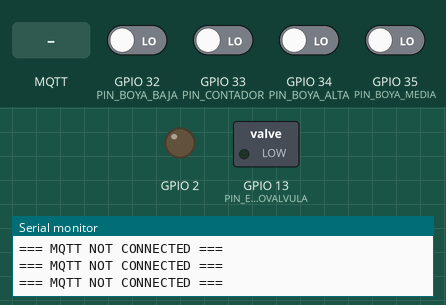
The program below on a simulated ESP32. On the bench: switched loads named in the program (green lamp = pin HIGH), output pins drawn as LEDs (lit = HIGH), the last lines printed to the serial monitor. The test bench sets the inputs (shaded band); at power-on: GPIO 32 (PIN_BOYA_BAJA), GPIO 33 (PIN_CONTADOR), GPIO 34 (PIN_BOYA_ALTA), GPIO 35 (PIN_BOYA_MEDIA) LOW. Random numbers use the default seed unless the program sets one; EEPROM starts erased; no MQTT or app messages arrive unless stated.

Above: at 4.2 s.
4.3 s: MQTT message "1" arrives on the first subscribed topic
At 10.4 s:
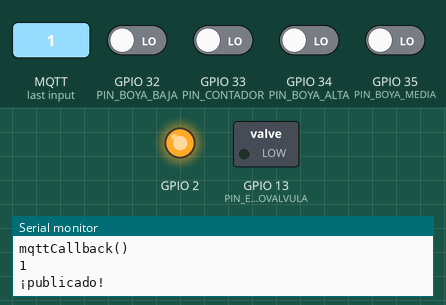
11.5 s: MQTT message "3" arrives on the first subscribed topic
13.0 s: MQTT message "8" arrives on the first subscribed topic
Timing chart, 0 to 16.0 s (numbered marks = the images above; inputs shaded):
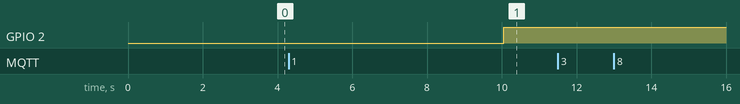

The program:

main.cpp
```cpp
#include <Arduino.h>
#include "debugger/debugger.h"
#include "sim/sim.h"
#include "save/save.h"
#include "sensors/sensors.h"

TaskHandle_t taskSensors;
TaskHandle_t taskSIM;

long lastSave = 0;
long TIME_TO_SAVE = 600000;

void runTaskSensors(void *pvParameters);
void runTaskSIM(void *pvParameters);

void setup()
{
    setupDebug();
    setupSave();

    delay(1000);
    xTaskCreatePinnedToCore(runTaskSensors, "Task Sensors", 5120, NULL, 5, &taskSensors, 0);
    delay(1000);
    xTaskCreatePinnedToCore(runTaskSIM, "Task Sim", 10240, NULL, 6, &taskSIM, 1);
    delay(1000);
}

void runTaskSIM(void *pvParameters)
{
    printLNDebug("runTaskSIM running on core: " + (String)xPortGetCoreID());

    TickType_t xLastWakeTime = xTaskGetTickCount();
    const TickType_t xFrequency = 13;

    setupSIM(xLastWakeTime);
    vTaskDelayUntil(&xLastWakeTime, xFrequency);

    // Iteración en el núcleo asignado
    for (;;)
    {
        vTaskDelayUntil(&xLastWakeTime, xFrequency);
        loopSIM();

        long t1 = millis();

        if (t1 - lastSave > TIME_TO_SAVE)
        {
            lastSave = t1;
            saveDataOnFlash();
        }
    }
}

void runTaskSensors(void *pvParameters)
{
    printLNDebug("runTaskSensors running on core: " + (String)xPortGetCoreID());

    const TickType_t xFrequency = 10;
    TickType_t xLastWakeTime = xTaskGetTickCount();

    setupSensors();
    vTaskDelayUntil(&xLastWakeTime, xFrequency);

    // Iteración en el núcleo asignado
    for (;;)
    {
        vTaskDelayUntil(&xLastWakeTime, xFrequency);
        loopSensors();
    }
}

void loop()
{
}
```

debugger.cpp
```cpp
#include <Arduino.h>

#define SerialMon Serial

const int DEBUG = 1;

void setupDebug();
void printLNDebug(String msg);
void printDebug(String msg);

void setupDebug()
{
    SerialMon.begin(115200);
}

void printLNDebug(String msg)
{
    if (DEBUG == 1)
    {
        SerialMon.println(msg);
    }
}

void printDebug(String msg)
{
    if (DEBUG == 1)
    {
        SerialMon.print(msg);
    }
}
```

debugger.h
```cpp
#include <Arduino.h>

#define SerialMon Serial

void setupDebug();
void printLNDebug(String msg);
void printDebug(String msg);
```

save.cpp
```cpp
#include <EEPROM.h>
#include "../debugger/debugger.h"
#include "../sensors/sensors.h"

// ==================================================
//  Memoria FLASH
// ==================================================
int FLASH_SIZE = 50;
int POS_LECTURA = 0;
int POS_CAPTADOR = 10;

void readDataFromFlash();

void setupSave()
{
    EEPROM.begin(FLASH_SIZE);
    readDataFromFlash();
}

void readDataFromFlash()
{
    setLectura(EEPROM.readLong(POS_LECTURA));
    setCaptador(EEPROM.readInt(POS_CAPTADOR));
}

void saveDataOnFlash()
{
    EEPROM.writeLong(POS_LECTURA, getLectura());
    EEPROM.writeInt(POS_CAPTADOR, getCaptador());
    EEPROM.commit();
}
```

save.h
```cpp
#include <Arduino.h>

void setupSave();
void saveDataOnFlash();
```

boyas.cpp
```cpp
#include <Arduino.h>
#include "../../debugger/debugger.h"

const int PIN_BOYA_BAJA = 32;
const int PIN_BOYA_MEDIA = 35;
const int PIN_BOYA_ALTA = 34;

int lecturaBoyaBaja = 0;
int lecturaBoyaMedia = 0;
int lecturaBoyaAlta = 0;

void setupBoyas()
{
    pinMode(PIN_BOYA_BAJA, INPUT);
    pinMode(PIN_BOYA_MEDIA, INPUT);
    pinMode(PIN_BOYA_ALTA, INPUT);
}

void loopBoyas(int &boyaBaja, int &boyaMedia, int &boyaAlta, int &event)
{
    lecturaBoyaBaja = digitalRead(PIN_BOYA_BAJA);
    lecturaBoyaMedia = digitalRead(PIN_BOYA_MEDIA);
    lecturaBoyaAlta = digitalRead(PIN_BOYA_ALTA);

    if (boyaBaja != lecturaBoyaBaja || boyaMedia != lecturaBoyaMedia || boyaAlta != lecturaBoyaAlta)
    {
        event = 1;

        boyaBaja = lecturaBoyaBaja;
        boyaMedia = lecturaBoyaMedia;
        boyaAlta = lecturaBoyaAlta;

        /* printLNDebug("---");
        printLNDebug((String)lecturaBoyaBaja + ", " + (String)lecturaBoyaMedia + ", " + (String)lecturaBoyaAlta);
        printLNDebug((String)boyaBaja + ", " + (String)boyaMedia + ", " + (String)boyaAlta); */
    }
}
```

boyas.h
```cpp
#include <Arduino.h>

void setupBoyas();
void loopBoyas(int &boyaBaja, int &boyaMedia, int &boyaAlta, int &cambioBoyas);
```

contador.cpp
```cpp
#include <Arduino.h>
#include "../../debugger/debugger.h"
#include "math.h"

// ACTUALIZADO!!! 10/02/2021

const int PIN_CONTADOR = 33;

int leida = 0;
int lecturaContador = 0;
int eventoLectura = 0;
double ultimoCaudal = 0.00;
long t1 = millis();
long t2 = t1;
double intervalo = 0;
double intervaloRestar = intervalo;

const int EVENTO_CAUDAL = 4;
const int EVENTO_LECTURA = 10;

void setupContador()
{
    pinMode(PIN_CONTADOR, INPUT);
}

void loopContador(long &lectura, float &caudal, int &captador, int &event)
{
    t1 = millis();
    int lecturaPIN35 = digitalRead(PIN_CONTADOR);

    if (lecturaPIN35 == HIGH)
    {
        if (!leida)
        {

            intervalo = (t1 - t2) / 1000.0; // tiempo entre pulso y pulso en milisegundos
            if (captador == 0)
            {
                lecturaContador++;
                if (lecturaContador == 10)
                {
                    lecturaContador = 0;
                    lectura++;
                    eventoLectura++;
                }
                if (intervalo != 0)
                {
                    caudal = roundf((100 / intervalo) * 100) / 100;
                }
            }
            else
            {
                lectura++;
                eventoLectura++;
                if (intervalo != 0)
                {
                    caudal = roundf((1000 / intervalo) * 100) / 100;
                }
            }

            leida = 1;
            if (caudal < 0)
            {
                caudal = 0;
            }
            t2 = t1;
        }
    }
    else
    {
        leida = 0;
    }

    intervaloRestar = (t1 - t2) / 1000; // Milisegundos

    if (intervaloRestar != 0 && intervaloRestar > intervalo) // Si es mayor que el último intervalo del pulso
    {
        if (captador == 0)
        {
            caudal = roundf((100 / intervaloRestar) * 100) / 100;
        }
        else
        {
            caudal = roundf((1000 / intervalo) * 100) / 100;
        }
    }

    if (caudal < 5)
    {
        caudal = 0;
    }

    if (abs(caudal - ultimoCaudal) > EVENTO_CAUDAL)
    {
        event = 1;
    }

    if (ultimoCaudal > 0 && caudal == 0)
    {
        event = 1;
    }
    if (eventoLectura >= EVENTO_LECTURA)
    {
        event = 1;
        eventoLectura = 0;
    }

    ultimoCaudal = caudal;
}
```

contador.h
```cpp
#include <Arduino.h>

void setupContador();
void loopContador(long &lectura, float &caudal, int &captador, int &event);
```

electrovalvula.cpp
```cpp
#include <Arduino.h>
#include "../../debugger/debugger.h"

const int PIN_ELECTROVALVULA = 13;

int electrovalvulaLast = 0;

void setupElectrovalvula()
{
    pinMode(PIN_ELECTROVALVULA, OUTPUT);
}

void loopElectrovalvula(int &electrovalvula, int &alarma, int &event)
{
    // 1 --> CERRADO!!!
    // 0 --> ABIERTO!!!

    if (alarma == 1)
    {
        // Si recibo un 1 y el último estado es 1
        if (electrovalvulaLast == 1)
        {
            digitalWrite(PIN_ELECTROVALVULA, LOW); // CIERRO
            electrovalvulaLast = 0;
            electrovalvula = 0;
            event = 1;
        }
        alarma = 0;
    }
    else
    {
        if (electrovalvulaLast != electrovalvula)
        {
            if (electrovalvula == 1)
            {
                digitalWrite(PIN_ELECTROVALVULA, HIGH); // ABRO
            }
            else
            {
                digitalWrite(PIN_ELECTROVALVULA, LOW); // CIERRO
            }
            electrovalvulaLast = electrovalvula;
            event = 1;
        }
    }

    electrovalvula = electrovalvulaLast;
}
```

electrovalvula.h
```cpp
#include <Arduino.h>

void setupElectrovalvula();
void loopElectrovalvula(int &electrovalvula, int &alarma, int &event);
```

sensors.cpp
```cpp
#include "./boyas/boyas.h"
#include "./electrovalvula/electrovalvula.h"
#include "./contador/contador.h"
#include "../debugger/debugger.h"

int boyaBaja = 0;
int boyaMedia = 0;
int boyaAlta = 0;
int electrovalvula = 0;
long lectura = 0;
float caudal = 0;
int event = 0;
int alarma = 0;
int manual = 0;
int captador = 0; // 0 = 100 l & 1 = 1000 l

void comprobarBoyas();

void setupSensors()
{
    setupBoyas();
    setupElectrovalvula();
    setupContador();
}

void loopSensors()
{
    loopBoyas(boyaBaja, boyaMedia, boyaAlta, event);
    comprobarBoyas();
    loopElectrovalvula(electrovalvula, alarma, event);
    loopContador(lectura, caudal, captador, event);
}

void comprobarBoyas()
{
    if (boyaMedia == 1 && manual == 0)
    {
        alarma = 1;
    }
    if (boyaAlta == 1)
    {
        alarma = 1;
        manual = 0;
    }
}

int getBoyaBaja()
{
    return boyaBaja;
}

void setBoyaBaja(int boyaBajaP)
{
    boyaBaja = boyaBajaP;
}

int getBoyaMedia()
{
    return boyaMedia;
}

void setBoyaMedia(int boyaMediaP)
{
    boyaMedia = boyaMediaP;
}

int getBoyaAlta()
{
    return boyaAlta;
}

void setBoyaAlta(int boyaAltaP)
{
    boyaAlta = boyaAltaP;
}

int getElectrovalvula()
{
    return electrovalvula;
}

void setElectrovalvula(int electrovalvulaP, int manualP)
{
    electrovalvula = electrovalvulaP;
    manual = manualP;
}

long getLectura()
{
    return lectura;
}

void setLectura(long lecturaP)
{
    lectura = lecturaP;
}

float getCaudal()
{
    return caudal;
}

int getEvent()
{
    return event;
}

void setEvent(int eventP)
{
    event = eventP;
}

void setCaptador(int captadorP) {
    captador = captadorP;
}

int getCaptador() {
    return captador;
}
```

sensors.h
```cpp
#include <Arduino.h>

void setupSensors();
void loopSensors();
int getBoyaBaja();
void setBoyaBaja(int boyaBajaP);
int getBoyaMedia();
void setBoyaMedia(int boyaMediaP);
int getBoyaAlta();
void setBoyaAlta(int boyaAltaP);
int getElectrovalvula();
void setElectrovalvula(int electrovalvulaP, int manualP);
long getLectura();
void setLectura(long lecturaP);
float getCaudal();
int getEvent();
void setEvent(int eventP);
void setCaptador(int captadorP);
int getCaptador();
```

sim.h
```cpp
#include <Arduino.h>

void setupSIM(TickType_t &xLastWakeTime);
void loopSIM();
```

config.h
```cpp
#include <Arduino.h>

// FICHERO DE CONFIGURACIÓN

#define GSM_PIN ""
const char apn[] = "movistar.es";
const char gprsUser[] = "MOVISTAR";
const char gprsPass[] = "MOVISTAR";
const char wifiSSID[] = "";
const char wifiPass[] = "";
const char *broker = "emqx.rubenfgr.com";
const char *topicSub = "s/u/h/vi/172";
const char *topicPub = "n/u/h/vi/172";
const uint16_t MQTT_RECONNECT_ATTEMPTS_MAX = 3;
const uint32_t RECCONECT_TIME = 10000;
long PUBLISH_DATA_SPEED = 1000 * 60 * 24;
```

Source omitted: sim.cpp (14502 bytes)
